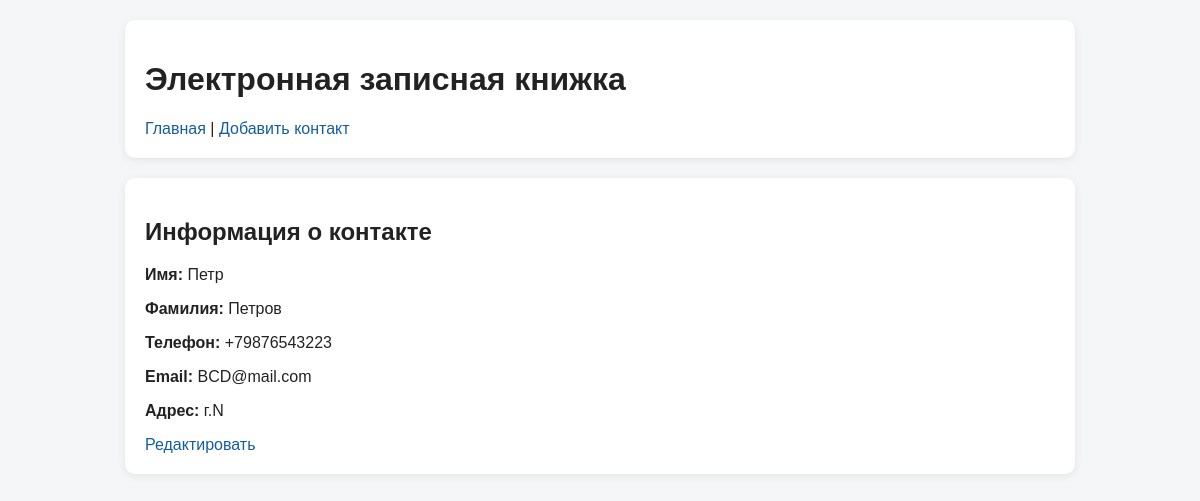
The app's page /contact/4 with its own data.
### tables this page shows
CREATE TABLE contacts (
            id INTEGER PRIMARY KEY AUTOINCREMENT,
            first_name TEXT NOT NULL,
            last_name TEXT NOT NULL,
            phone TEXT NOT NULL,
            email TEXT,
            address TEXT
        );

### app.py (the view)
    @app.route("/contact/<int:contact_id>")
    def contact_detail(contact_id):
        conn = get_connection()
        contact = conn.execute(
            "SELECT * FROM contacts WHERE id = ?", (contact_id,)
        ).fetchone()
        conn.close()
        return render_template("detail.html", contact=contact)

### app.py (called while the page is built)
def get_connection():
    conn = sqlite3.connect(DATABASE)
    conn.row_factory = sqlite3.Row
    return conn

### templates/detail.html
{% extends "base.html" %}
{% block content %}
<div class="box">
    {% if contact %}
    <h2>Информация о контакте</h2>
    <p><b>Имя:</b> {{ contact.first_name }}</p>
    <p><b>Фамилия:</b> {{ contact.last_name }}</p>
    <p><b>Телефон:</b> {{ contact.phone }}</p>
    <p><b>Email:</b> {{ contact.email }}</p>
    <p><b>Адрес:</b> {{ contact.address }}</p>
    <a href="{{ url_for('edit_contact', contact_id=contact.id) }}">Редактировать</a>
    {% else %}
    <p>Контакт не найден.</p>
    {% endif %}
</div>
{% endblock %}

### static/style.css (style rules this page uses)
body { font-family: Arial, sans-serif; max-width: 950px; margin: 20px auto; background: #f4f6f8; color: #222; }
.box { background: white; padding: 20px; border-radius: 10px; box-shadow: 0 2px 8px rgba(0, 0, 0, 0.08); margin-bottom: 20px; }
a { text-decoration: none; color: #145da0; }

### records on screen
contacts: first_name "Петр", last_name "Петров", phone "+79876543223", email "BCD@mail.com", address "г.N"
